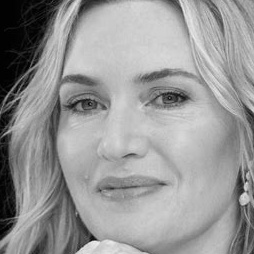
#> input picture dataSet/User.1.0.jpg, 254 x 254 px
$ python -i app.py   (imports and definitions only)
#> lines starting #> are read from the running program, lines starting #| are printed output that depends on the picture
#> further down, picture is the input picture: PIL image 254x254 L; min 0, max 239, mean 150.8
import streamlit as st
import cv2
from PIL import Image
import numpy as np


face_cascade = cv2.CascadeClassifier('haarcascade_frontalface_default.xml')

rec=cv2.face.LBPHFaceRecognizer_create()
# [1 line not run here, left out]
def detect_faces(our_image):
    img = np.array(our_image.convert('RGB'))
    gray = cv2.cvtColor(img, cv2.COLOR_BGR2GRAY)
    # Detect faces
    faces = face_cascade.detectMultiScale(gray, 1.1, 4)
#> faces = [[19, 18, 215, 215]]
    # Draw rectangle around the faces
    name='Unknown'
    for (x, y, w, h) in faces:
        # To draw a rectangle in a face
        cv2.rectangle(img, (x, y), (x + w, y + h), (255, 0, 0), 2)
        id, uncertainty = rec.predict(gray[y:y + h, x:x + w])
        print(id, uncertainty)

        if (uncertainty< 53):
            if (id == 1):
                name = "Kate Winslet"
                cv2.putText(img, name, (x, y + h), cv2.FONT_HERSHEY_COMPLEX_SMALL, 2.0, (0, 0, 0))
        else:
            cv2.putText(img, 'Unknown', (x, y + h), cv2.FONT_HERSHEY_COMPLEX_SMALL, 2.0, (0, 0, 0))
#> this loop made 1 pass
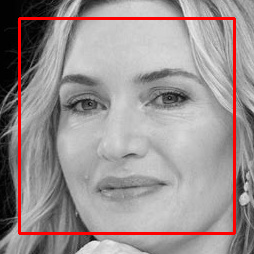
#> img: shape (254, 254, 3); mean R, G, B 155.5, 145.3, 145.3


    return img
def main():

    st.title("Kate Winslet Recognizer")

    html_temp = """
    <body style="background-color:red;">
    <div style="background-color:black ;padding:10px">
    <h2 style="color:white;text-align:center;">Upload an image of Kate Winslet</h2>
    </div>
    </body>
    """
    st.markdown(html_temp, unsafe_allow_html=True)

    image_file = st.file_uploader("Made by Hassan Samo and Team", type=['jpg', 'png', 'jpeg'])
    if image_file is not None:
        our_image = Image.open(image_file)
        st.text("Original Image")
        st.image(our_image)

    if st.button("Recognize"):
        result_img= detect_faces(our_image)
        st.image(result_img)


# [2 lines not run here, left out]

>>> from PIL import Image
>>> picture = Image.open('dataSet/User.1.0.jpg')
#> (the run stopped early here; a loop or call above may not have finished)

$ run again, on dataSet/User.1.1.jpg
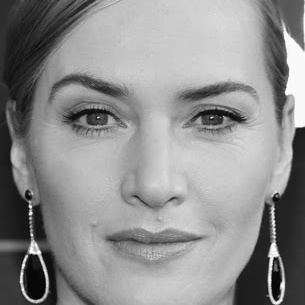
#> input picture dataSet/User.1.1.jpg, 305 x 305 px
#> picture is the input picture: PIL image 305x305 L; min 0, max 255, mean 142.3
#> faces = [[27, 20, 256, 256]]
#> the loop in detect_faces, `for (x, y, w, h) in faces:` made 1 pass
#> after the loop in detect_faces, `for (x, y, w, h) in faces:`:
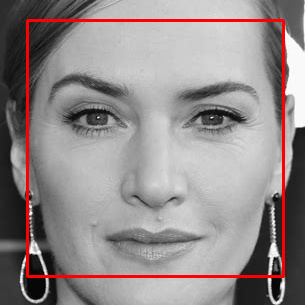
#> img: shape (305, 305, 3); mean R, G, B 147, 138.6, 138.6

$ run again, on dataSet/User.1.10.jpg
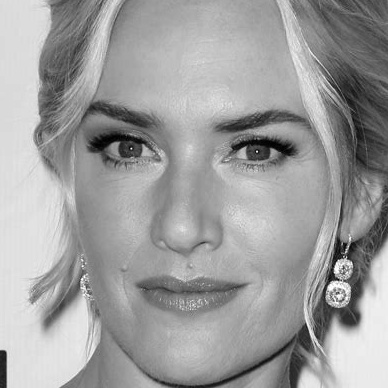
#> input picture dataSet/User.1.10.jpg, 388 x 388 px
#> picture is the input picture: PIL image 388x388 L; min 0, max 255, mean 157.8
#> faces = [[33, 33, 317, 317]]
#> the loop in detect_faces, `for (x, y, w, h) in faces:` made 1 pass
#> after the loop in detect_faces, `for (x, y, w, h) in faces:`:
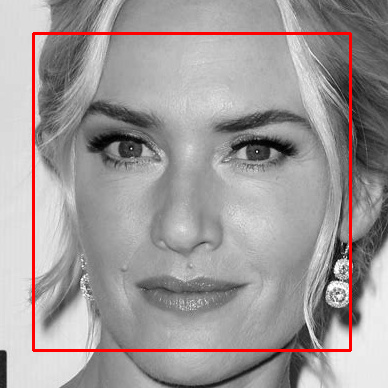
#> img: shape (388, 388, 3); mean R, G, B 160.2, 153.8, 153.8

$ run again, on dataSet/User.1.11.jpg
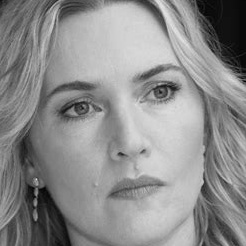
#> input picture dataSet/User.1.11.jpg, 246 x 246 px
#> picture is the input picture: PIL image 246x246 L; min 0, max 227, mean 140.2
#> faces = [[25, 21, 197, 197]]
#> the loop in detect_faces, `for (x, y, w, h) in faces:` made 1 pass
#> after the loop in detect_faces, `for (x, y, w, h) in faces:`:
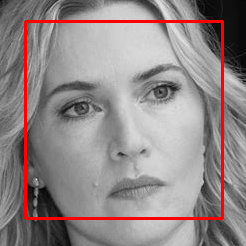
#> img: shape (246, 246, 3); mean R, G, B 145.3, 135.4, 135.4
